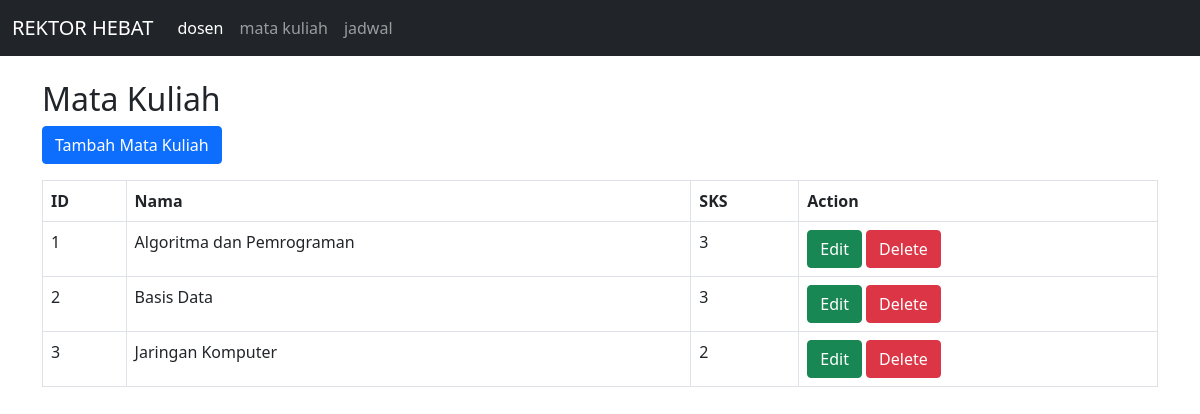
Screenshot of /index.php?page=matakuliah with the database file from the repository.
### tables this page shows
CREATE TABLE `matakuliah` (
  `id_matakuliah` int(11) NOT NULL,
  `nama_matakuliah` varchar(50) NOT NULL,
  `jumlah_sks` int(2) NOT NULL
);

### Controller/Base.Controller.php (called while the page is built, shortened)
<?php
abstract class BaseController {
    protected function render($view, $data = []) {
        extract($data);
        include 'Template/Header.php';
        include "view/{$view}.php";
        include 'Template/Footer.php';
    }
}
?>

### Controller/MataKuliah.Controller.php (called while the page is built, shortened)
<?php
require_once 'controller/Base.Controller.php';
require_once 'model/MataKuliah.Class.php';
class MataKuliahController extends BaseController {
    private $model;
    public function __construct() {
        $this->model = new MataKuliah();
    }
    public function handleRequest($action) {
        switch ($action) {
            case 'index':
                $this->index();
                break;
        }
    }
    public function index() {
        $result = $this->model->getMataKuliah();
        $matakuliah = [];
        while ($row = mysqli_fetch_assoc($result)) {
            $matakuliah[] = $row;
        }
        $this->render('matakuliah/index', ['matakuliah' => $matakuliah]);
    }
}
?>

### index.php (called while the page is built)
<?php
$page = isset($_GET['page']) ? $_GET['page'] : 'home';
$action = isset($_GET['action']) ? $_GET['action'] : 'index';
if ($page == 'dosen') {
    include_once("controller/Dosen.controller.php");
    $controller = new DosenController();
    $controller->handleRequest($action);
} else if ($page == 'matakuliah') {
    include_once("controller/MataKuliah.controller.php");
    $controller = new MataKuliahController();
    $controller->handleRequest($action);
} else if ($page == 'jadwal') {
    include_once "controller/Jadwal.controller.php";
    $controller = new JadwalController();
    $controller->handleRequest($action);
} else if ($page == 'home') {
    include_once("view/Home.view.php");
    $view = new HomeView();
    $view->renderHome();
}
?>

### Model/MataKuliah.Class.php (called while the page is built, shortened)
<?php
include_once "model/DB.class.php";
class MataKuliah extends DB{
    function getMataKuliah()
    {
        $query = "SELECT * FROM matakuliah";
        return $this->execute($query);
    }
}
?>

### Model/DB.Class.php (called while the page is built, shortened)
<?php
class DB
{
    var $db_host;
    var $db_user;
    var $db_pass;
    var $db_name;
    var $db_link;
    function __construct($db_host = "localhost", $db_user = "root", $db_pass = "", $db_name = "tp_mvc25_ver2")
    {
        $this->db_host = $db_host;
        $this->db_user = $db_user;
        $this->db_pass = $db_pass;
        $this->db_name = $db_name;
    }
    function open()
    {
        $this->db_link = mysqli_connect($this->db_host, $this->db_user, $this->db_pass, $this->db_name);
    }
    function execute($query)
    {
        $this->result = mysqli_query($this->db_link, $query);
        return $this->result;
    }
}

### View/MataKuliah/index.php (the view)
<h2>Mata Kuliah</h2>
<a href="index.php?page=matakuliah&action=create" class="btn btn-primary mb-3">
    Tambah Mata Kuliah
</a>
<table class="table table-bordered">
    <thead>
        <tr>
            <th>ID</th>
            <th>Nama</th>
            <th>SKS</th>
            <th>Action</th>
        </tr>
    </thead>
    <tbody>
        <?php foreach ($matakuliah as $m) : ?>
            <tr>
                <td><?= $m['id_matakuliah'] ?></td>
                <td><?= $m['nama_matakuliah'] ?></td>
                <td><?= $m['jumlah_sks'] ?></td>
                <td>
                    <a class="btn btn-success"
                       href="index.php?page=matakuliah&action=edit&id=<?= $m['id_matakuliah'] ?>">Edit</a>
                    <a class="btn btn-danger"
                       href="index.php?page=matakuliah&action=delete&id=<?= $m['id_matakuliah'] ?>"
                       onclick="return confirm('Hapus data ini?')">Delete</a>
                </td>
            </tr>
        <?php endforeach; ?>
    </tbody>
</table>

### rows the page displays
matakuliah: id_matakuliah "1", nama_matakuliah "Algoritma dan Pemrograman", jumlah_sks "3"
matakuliah: id_matakuliah "2", nama_matakuliah "Basis Data", jumlah_sks "3"
matakuliah: id_matakuliah "3", nama_matakuliah "Jaringan Komputer", jumlah_sks "2"
